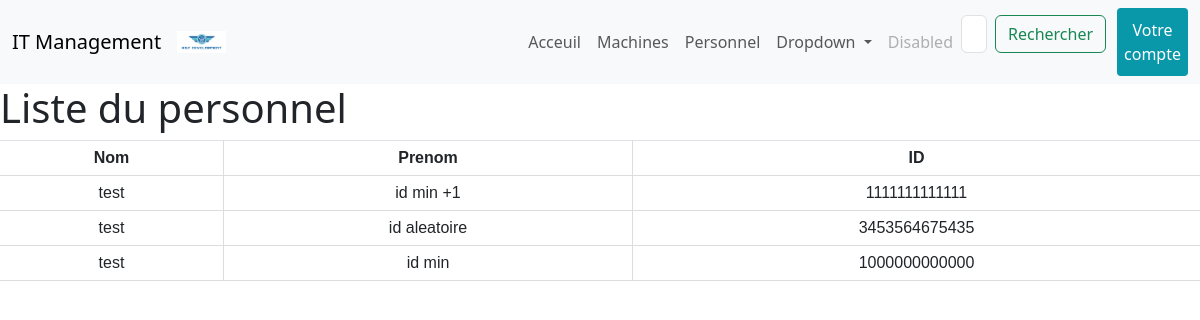
Screenshot of /personnel/ with the database file from the repository.
### projetApp/models.py (models this page shows)
class Personnel(models.Model):
	id = models.PositiveIntegerField(
		primary_key = True,
		editable = True,
		validators=[MinValueValidator(1000000000000) , MaxValueValidator(9999999999999)],
		unique = True,
	)
	nom = models.CharField(
		max_length = 30
	)
	prenom = models.CharField(
		max_length = 30
	)

### projetApp/views.py (the view)
# urls.py: path('personnel/' , views.liste_personnel_view , name = 'personnel'),
def liste_personnel_view(request):
    personnel = Personnel.objects.all()
    context = {'personnel' : personnel}
    return render(request , 'templates/html/liste_personnel.html' , context)

### projetApp/templates/html/liste_personnel.html (shortened to what this page needs)
{% extends "index.html" %}
{% block content %}
    <h1>Liste du personnel</h1>
    {% if personnel %}
    <table class="table">
        <thead>
            <tr>
                <th>Nom</th>
                <th>Prenom</th>
                <th>ID</th>
            </tr>
        </thead>
        <tbody>
            {% for personnel in personnel %}
            <tr>
                <td>{{ personnel.nom }}</td>
                <td>{{ personnel.prenom }}</td>
                <td>{{ personnel.id }}</td>
            </tr>
            {% endfor %}
        </tbody>
    </table>
    {% else %}
        <p>Il n'y a pas de personnel.</p>
    {% endif %}
{% endblock %}

### projetApp/static/css/style.css (style rules this page uses)
table { width: 100%; border-collapse: collapse; font-family: Arial, sans-serif; border-top: 1px solid #ddd; }
table th, table td { padding: 8px; text-align: center; border-bottom: 1px solid #ddd; border-right: 1px solid #ddd; }
table th { background-color: #f2f2f2; }
table th:last-child, table td:last-child { border-right: none; }

### rows the page displays
Personnel: nom "test", prenom "id min +1", id "1111111111111"
Personnel: nom "test", prenom "id aleatoire", id "3453564675435"
Personnel: nom "test", prenom "id min", id "1000000000000"
